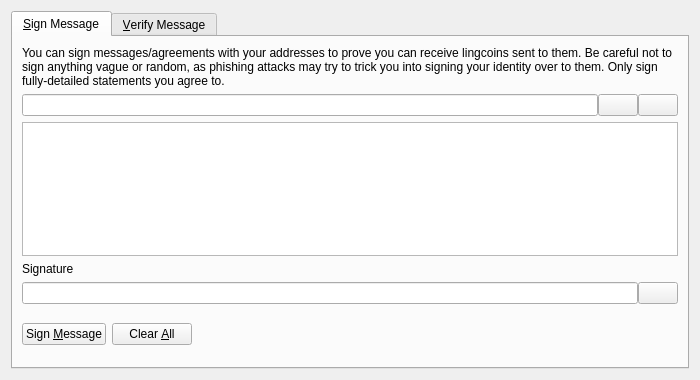
<?xml version="1.0" encoding="UTF-8"?>
<ui version="4.0">
 <class>SignVerifyMessageDialog</class>
 <widget class="QDialog" name="SignVerifyMessageDialog">
  <property name="geometry">
   <rect>
    <x>0</x>
    <y>0</y>
    <width>700</width>
    <height>380</height>
   </rect>
  </property>
  <property name="windowTitle">
   <string>Signatures - Sign / Verify a Message</string>
  </property>
  <property name="modal">
   <bool>true</bool>
  </property>
  <layout class="QVBoxLayout" name="verticalLayout">
   <item>
    <widget class="QTabWidget" name="tabWidget">
     <property name="currentIndex">
      <number>0</number>
     </property>
     <widget class="QWidget" name="tabSignMessage">
      <attribute name="title">
       <string>&amp;Sign Message</string>
      </attribute>
      <layout class="QVBoxLayout" name="verticalLayout_SM">
       <item>
        <widget class="QLabel" name="infoLabel_SM">
         <property name="text">
          <string>You can sign messages/agreements with your addresses to prove you can receive lingcoins sent to them. Be careful not to sign anything vague or random, as phishing attacks may try to trick you into signing your identity over to them. Only sign fully-detailed statements you agree to.</string>
         </property>
         <property name="textFormat">
          <enum>Qt::PlainText</enum>
         </property>
         <property name="wordWrap">
          <bool>true</bool>
         </property>
        </widget>
       </item>
       <item>
        <layout class="QHBoxLayout" name="horizontalLayout_1_SM">
         <property name="spacing">
          <number>0</number>
         </property>
         <item>
          <widget class="QValidatedLineEdit" name="addressIn_SM">
           <property name="toolTip">
            <string>The Lingcoin address to sign the message with</string>
           </property>
          </widget>
         </item>
         <item>
          <widget class="QPushButton" name="addressBookButton_SM">
           <property name="toolTip">
            <string>Choose previously used address</string>
           </property>
           <property name="text">
            <string/>
           </property>
           <property name="icon">
            <iconset resource="../bitcoin.qrc">
             <normaloff>:/icons/address-book</normaloff>:/icons/address-book</iconset>
           </property>
           <property name="shortcut">
            <string>Alt+A</string>
           </property>
           <property name="autoDefault">
            <bool>false</bool>
           </property>
          </widget>
         </item>
         <item>
          <widget class="QPushButton" name="pasteButton_SM">
           <property name="toolTip">
            <string>Paste address from clipboard</string>
           </property>
           <property name="text">
            <string/>
           </property>
           <property name="icon">
            <iconset resource="../bitcoin.qrc">
             <normaloff>:/icons/editpaste</normaloff>:/icons/editpaste</iconset>
           </property>
           <property name="shortcut">
            <string>Alt+P</string>
           </property>
           <property name="autoDefault">
            <bool>false</bool>
           </property>
          </widget>
         </item>
        </layout>
       </item>
       <item>
        <widget class="QPlainTextEdit" name="messageIn_SM">
         <property name="toolTip">
          <string>Enter the message you want to sign here</string>
         </property>
        </widget>
       </item>
       <item>
        <widget class="QLabel" name="signatureLabel_SM">
         <property name="text">
          <string>Signature</string>
         </property>
         <property name="textFormat">
          <enum>Qt::PlainText</enum>
         </property>
        </widget>
       </item>
       <item>
        <layout class="QHBoxLayout" name="horizontalLayout_2_SM">
         <property name="spacing">
          <number>0</number>
         </property>
         <item>
          <widget class="QLineEdit" name="signatureOut_SM">
           <property name="font">
            <font>
             <italic>true</italic>
            </font>
           </property>
           <property name="readOnly">
            <bool>true</bool>
           </property>
          </widget>
         </item>
         <item>
          <widget class="QPushButton" name="copySignatureButton_SM">
           <property name="toolTip">
            <string>Copy the current signature to the system clipboard</string>
           </property>
           <property name="text">
            <string/>
           </property>
           <property name="icon">
            <iconset resource="../bitcoin.qrc">
             <normaloff>:/icons/editcopy</normaloff>:/icons/editcopy</iconset>
           </property>
           <property name="autoDefault">
            <bool>false</bool>
           </property>
          </widget>
         </item>
        </layout>
       </item>
       <item>
        <layout class="QHBoxLayout" name="horizontalLayout_3_SM">
         <item>
          <widget class="QPushButton" name="signMessageButton_SM">
           <property name="toolTip">
            <string>Sign the message to prove you own this Lingcoin address</string>
           </property>
           <property name="text">
            <string>Sign &amp;Message</string>
           </property>
           <property name="icon">
            <iconset resource="../bitcoin.qrc">
             <normaloff>:/icons/edit</normaloff>:/icons/edit</iconset>
           </property>
           <property name="autoDefault">
            <bool>false</bool>
           </property>
          </widget>
         </item>
         <item>
          <widget class="QPushButton" name="clearButton_SM">
           <property name="toolTip">
            <string>Reset all sign message fields</string>
           </property>
           <property name="text">
            <string>Clear &amp;All</string>
           </property>
           <property name="icon">
            <iconset resource="../bitcoin.qrc">
             <normaloff>:/icons/remove</normaloff>:/icons/remove</iconset>
           </property>
           <property name="autoDefault">
            <bool>false</bool>
           </property>
          </widget>
         </item>
         <item>
          <spacer name="horizontalSpacer_1_SM">
           <property name="orientation">
            <enum>Qt::Horizontal</enum>
           </property>
           <property name="sizeHint" stdset="0">
            <size>
             <width>40</width>
             <height>48</height>
            </size>
           </property>
          </spacer>
         </item>
         <item>
          <widget class="QLabel" name="statusLabel_SM">
           <property name="font">
            <font>
             <weight>75</weight>
             <bold>true</bold>
            </font>
           </property>
           <property name="text">
            <string/>
           </property>
           <property name="wordWrap">
            <bool>true</bool>
           </property>
          </widget>
         </item>
         <item>
          <spacer name="horizontalSpacer_2_SM">
           <property name="orientation">
            <enum>Qt::Horizontal</enum>
           </property>
           <property name="sizeHint" stdset="0">
            <size>
             <width>40</width>
             <height>48</height>
            </size>
           </property>
          </spacer>
         </item>
        </layout>
       </item>
      </layout>
     </widget>
     <widget class="QWidget" name="tabVerifyMessage">
      <attribute name="title">
       <string>&amp;Verify Message</string>
      </attribute>
      <layout class="QVBoxLayout" name="verticalLayout_VM">
       <item>
        <widget class="QLabel" name="infoLabel_VM">
         <property name="text">
          <string>Enter the receiver's address, message (ensure you copy line breaks, spaces, tabs, etc. exactly) and signature below to verify the message. Be careful not to read more into the signature than what is in the signed message itself, to avoid being tricked by a man-in-the-middle attack. Note that this only proves the signing party receives with the address, it cannot prove sendership of any transaction!</string>
         </property>
         <property name="textFormat">
          <enum>Qt::PlainText</enum>
         </property>
         <property name="alignment">
          <set>Qt::AlignLeading|Qt::AlignLeft|Qt::AlignTop</set>
         </property>
         <property name="wordWrap">
          <bool>true</bool>
         </property>
        </widget>
       </item>
       <item>
        <layout class="QHBoxLayout" name="horizontalLayout_1_VM">
         <property name="spacing">
          <number>0</number>
         </property>
         <item>
          <widget class="QValidatedLineEdit" name="addressIn_VM">
           <property name="toolTip">
            <string>The Lingcoin address the message was signed with</string>
           </property>
          </widget>
         </item>
         <item>
          <widget class="QPushButton" name="addressBookButton_VM">
           <property name="toolTip">
            <string>Choose previously used address</string>
           </property>
           <property name="text">
            <string/>
           </property>
           <property name="icon">
            <iconset resource="../bitcoin.qrc">
             <normaloff>:/icons/address-book</normaloff>:/icons/address-book</iconset>
           </property>
           <property name="shortcut">
            <string>Alt+A</string>
           </property>
           <property name="autoDefault">
            <bool>false</bool>
           </property>
          </widget>
         </item>
        </layout>
       </item>
       <item>
        <widget class="QPlainTextEdit" name="messageIn_VM"/>
       </item>
       <item>
        <widget class="QValidatedLineEdit" name="signatureIn_VM"/>
       </item>
       <item>
        <layout class="QHBoxLayout" name="horizontalLayout_2_VM">
         <item>
          <widget class="QPushButton" name="verifyMessageButton_VM">
           <property name="toolTip">
            <string>Verify the message to ensure it was signed with the specified Lingcoin address</string>
           </property>
           <property name="text">
            <string>Verify &amp;Message</string>
           </property>
           <property name="icon">
            <iconset resource="../bitcoin.qrc">
             <normaloff>:/icons/transaction_0</normaloff>:/icons/transaction_0</iconset>
           </property>
           <property name="autoDefault">
            <bool>false</bool>
           </property>
          </widget>
         </item>
         <item>
          <widget class="QPushButton" name="clearButton_VM">
           <property name="toolTip">
            <string>Reset all verify message fields</string>
           </property>
           <property name="text">
            <string>Clear &amp;All</string>
           </property>
           <property name="icon">
            <iconset resource="../bitcoin.qrc">
             <normaloff>:/icons/remove</normaloff>:/icons/remove</iconset>
           </property>
           <property name="autoDefault">
            <bool>false</bool>
           </property>
          </widget>
         </item>
         <item>
          <spacer name="horizontalSpacer_1_VM">
           <property name="orientation">
            <enum>Qt::Horizontal</enum>
           </property>
           <property name="sizeHint" stdset="0">
            <size>
             <width>40</width>
             <height>48</height>
            </size>
           </property>
          </spacer>
         </item>
         <item>
          <widget class="QLabel" name="statusLabel_VM">
           <property name="font">
            <font>
             <weight>75</weight>
             <bold>true</bold>
            </font>
           </property>
           <property name="text">
            <string/>
           </property>
           <property name="wordWrap">
            <bool>true</bool>
           </property>
          </widget>
         </item>
         <item>
          <spacer name="horizontalSpacer_2_VM">
           <property name="orientation">
            <enum>Qt::Horizontal</enum>
           </property>
           <property name="sizeHint" stdset="0">
            <size>
             <width>40</width>
             <height>48</height>
            </size>
           </property>
          </spacer>
         </item>
        </layout>
       </item>
      </layout>
     </widget>
    </widget>
   </item>
  </layout>
 </widget>
 <customwidgets>
  <customwidget>
   <class>QValidatedLineEdit</class>
   <extends>QLineEdit</extends>
   <header>qt/qvalidatedlineedit.h</header>
  </customwidget>
 </customwidgets>
 <resources>
  <include location="../bitcoin.qrc"/>
 </resources>
 <connections/>
</ui>
